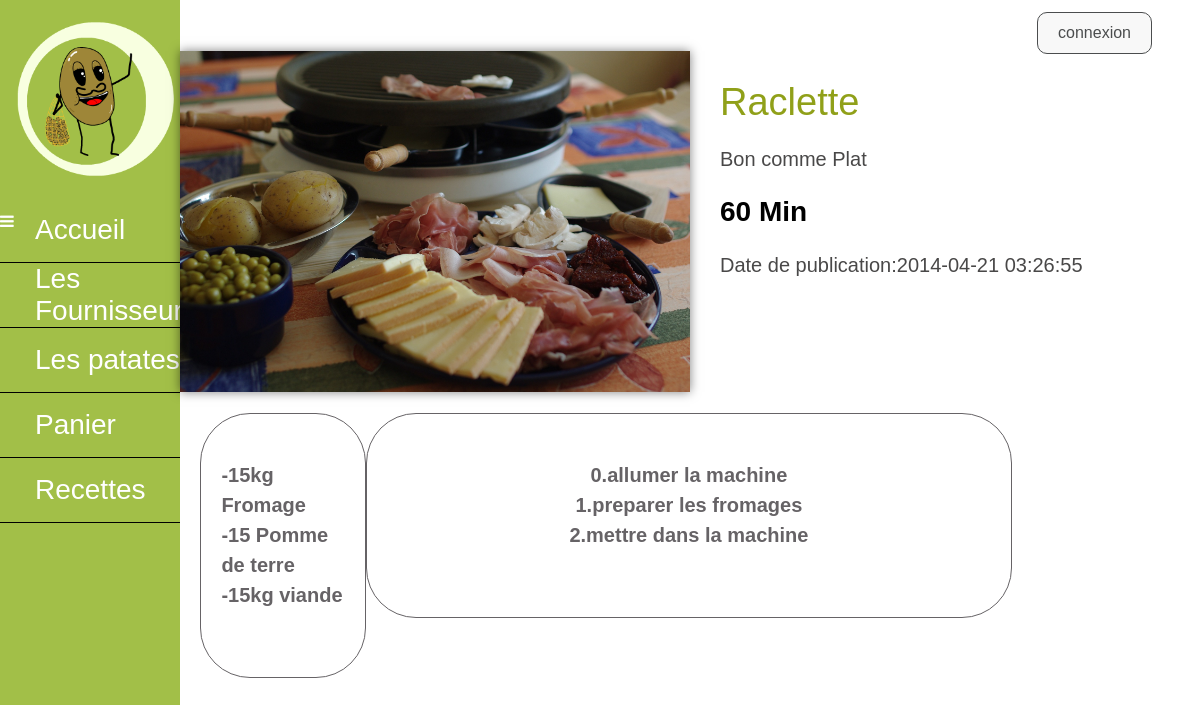
The app's page /laRecette.php?recette=4 with its own data.
### tables this page shows
CREATE TABLE `recette` (
  `Id_recette` int(11) NOT NULL,
  `Nom_recette` varchar(50) NOT NULL,
  `Duree` float NOT NULL,
  `ingredient` text NOT NULL,
  `Categorie` int(11) NOT NULL,
  `image_recette` varchar(100) NOT NULL,
  `Etape` text NOT NULL,
  `Validation` tinyint(1) DEFAULT NULL,
  `Date` datetime NOT NULL
);

CREATE TABLE `categorie` (
  `id_categorie` int(11) NOT NULL,
  `Nom_categorie` varchar(50) NOT NULL
);

### class/Recettemanager.class.php (called while the page is built, shortened)
<?php
class recetteManager implements iterator
{
    private $_db;
    public function __construct($db)
	{
		$this->_recette = $this->getList();
    }
        public function getList()
        {
            $recette = [];
            $q = $this->_db->query('SELECT * FROM recette');
            while ($donnees = $q->fetch(PDO::FETCH_ASSOC))
            {
                $recette[] = new Recette($donnees);
            }
            return $recette;
        }
        public function get($nomP)
	    {
		$nomP = (string) $nomP;
		$q = $this->_db->query("SELECT * FROM recette Where Id_recette ='$nomP'");
        $donnees = $q->fetch(PDO::FETCH_ASSOC);
            if($donnees){
                return new Recette($donnees);
            }else{
                return False;
            }
        }
        public function getlacategorie($idcate)
	    {
		$idcate = (int) $idcate;
		$q = $this->_db->query("SELECT * FROM categorie Where id_categorie ='$idcate'");
        $donnees = $q->fetch(PDO::FETCH_ASSOC);
            if($donnees){
                return $donnees['Nom_categorie'];
            }else{
                return False;
            }
        }
        public function setDb(PDO $db)
        {
            $this->_db = $db;
        }
}
?>

### class/Recette.class.php (called while the page is built, shortened)
<?php
class Recette
{
	private $_Nom_recette;
	private $_Duree;
	private $_ingredient;
	private $_Categorie;
	private $_image_recette;
	private $_Etape;
	private $_Date;
	public function hydrate(array $donnees)
	{
		foreach ($donnees as $key => $value) {
			$method = 'set'.$key;
		}
	}
	public function getNom_recette()
	{
		return $this->_Nom_recette;
	}
	public function getDuree()
	{
		return $this->_Duree;
	}
	public function getingredient()
	{
		return $this->_ingredient;
	}
	public function getCategorie()
	{
		return $this->_Categorie;
	}
	public function getimage_recette()
	{
		return $this->_image_recette;
	}
	public function getEtape()
	{
		return $this->_Etape;
	}
	public function getDate()
	{
		return $this->_Date;
	}
    public function setId_recette($Id_recette)
	{
		$Id_recette = (int) $Id_recette;
	}
	public function setNom_recette($Nom_recette)
	{
		if (is_string($Nom_recette))
		{
			$this->_Nom_recette = $Nom_recette;
		}
	}
	public function setDuree($Duree)
	{
		$Duree = (int) $Duree;
		if ($Duree)
		{
			$this->_Duree = $Duree;
		}
	}
	public function setingredient($ingredient)
	{
		if (is_string($ingredient))
		{
			$this->_ingredient = $ingredient;
		}
	}
	public function setCategorie($Categorie)
	{
		$Categorie = (int) $Categorie;
		if ($Categorie)
		{
			$this->_Categorie = $Categorie;
		}
	}
	public function setimage_recette($image_recette)
	{
		if (is_string($image_recette))
		{
			$this->_image_recette = $image_recette;
		}
	}
	public function setEtape($Etape)
	{
		if (is_string($Etape))
		{
			$this->_Etape = $Etape;
		}
	}
	public function setDate($Date)
	{
		if (is_string($Date))
		{
			$this->_Date = $Date;
		}
	}
}

### laRecette.php (the view, shortened to what this page needs)
<!DOCTYPE html>
<html>
<head>
<link rel="stylesheet" href="https://cdnjs.cloudflare.com/ajax/libs/font-awesome/4.7.0/css/font-awesome.min.css">
<link href="css/Style.css" rel="stylesheet">
</head>
<body >
<?php require "src/nav.php"; ?>
<?php
    $db=connect_bd();
    $manager = new Recettemanager($db);
    $larecette = $manager->get($_GET['recette']);
	if (htmlspecialchars($_GET["recette"]))
	{
    $Recette =
    '<section class="titrelapatate">
    <div id="content">
      <div class="bloccontent">
        <div id="blocgauche">
          <img src="'.$larecette->getimage_recette().'">
        </div>
      </div>
        <div class="bloccontent">
          <div id="blocdroite">
            <h1 class="blocheader">'.$larecette->getNom_recette().'</h1>
            <h4>Bon comme '.$manager->getlacategorie($larecette->getCategorie()).'</h4>
            <h2 class="blocheader">'.$larecette->getDuree().' Min </h2>
            <h4>Date de publication:'.$larecette->getDate().'</h4>
          </div>
    </div>
  </div>
      </section>
      <section class="main">
      <div class="recette">
      <div class="positioningredient">
        <div class="ingredient">
          <div class="textingredient">
           <h4>'.$larecette->getingredient().'</h4>
          </div>
        </div>
      </div>
      <div class="positionetape">
        <div class="etape">
          <div class="textetape">
            <h4>'.$larecette->getEtape().'</h4>
          </div>
        </div>
      </div>
      </section>
';
  }
  if(isset($Recette)){
		echo $Recette;
	}
?>
</body>
</html>

### css/Style.css (style rules this page uses)
html { scroll-behavior: smooth; margin:0px; }
body { font-family: Arial, Helvetica, sans-serif; margin:auto; }
.main { float:right; width: 85%; margin: 0; height: auto; }
#content h4 { color: #008f33; margin: auto; }
.titrelapatate { width: 85%; position: relative; text-align: center; box-sizing: border-box; clear: both; float: right; }
#content { font-family: 'poppins-bold', sans-serif !important; display: flex; position: relative; text-align: center; align-content: center; width: 100%; margin-top: 5%; }
#blocgauche { flex-wrap: wrap; align-items: center; align-content: center; display: flex; width: 100%; }
#blocgauche img { box-shadow: 0px 0px 10px 0px rgba(0, 0, 0, 0.5); display: inline-block; height: auto; max-width: 100%; }
#blocdroite { padding: 30px; position: relative; text-align: left; }
#blocdroite h1 { margin-bottom: 20px; color: #90A019; margin-top: 0px; font-weight: 300; font-size: 38px; }
#blocdroite h2 { margin-bottom: 20px; font-weight: 700; color: black; font-size: 28px; line-height: 1.3em; margin-top: 0px; }
.recette { width: 80%; float: left; font-family: 'poppins-bold', sans-serif !important; margin-left: 2%; position: relative; margin-top: 2%; }
.positioningredient { width: 20%; float: left; border-radius: 50px; border: #666366 1px solid; display: flex; }
.ingredient { flex-wrap: wrap; align-items: center; align-content: center; display: flex; width: 100%; }
.textingredient { padding: 20px; position: relative; text-align: left; margin-bottom: 20px; color: #666366; font-size: 20px; font-weight: 500; line-height: 1.5em; margin-top: 0px; width: 100%; }
.positionetape { width: 79%; float: left; border-radius: 50px; border: #666366 1px solid; display: flex; }
.etape { flex-wrap: wrap; align-items: center; align-content: center; display: flex; width: 100%; text-align: center; }
.textetape { width: 100%; padding: 20px; position: relative; margin-bottom: 20px; color: #666366; font-size: 20px; font-weight: 500; line-height: 1.5em; margin-top: 0px; }
#blocdroite h4 { margin-bottom: 20px; color: #494848; font-size: 20px; font-weight: 500; line-height: 1.5em; margin-top: 0px; }
.bloccontent { float: left; width: 50%; display: inline-flex; display: flex; }

### records on screen
recette: image_recette (picture), Nom_recette "Raclette", Categorie.Nom_categorie "Plat", Duree "60", Date "2014-04-21 03:26:55", ingredient "-15kg Fromage -15 Pomme de terre -15kg viande", Etape "0.allumer la machine 1.preparer les fromages 2.mettre dans la machine"
